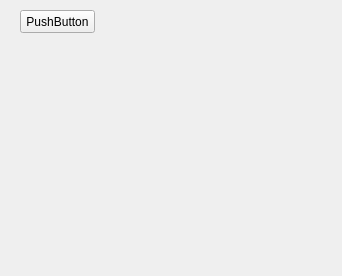
<?xml version="1.0" encoding="UTF-8"?>
<ui version="4.0">
 <class>Widget</class>
 <widget class="QWidget" name="Widget">
  <property name="geometry">
   <rect>
    <x>0</x>
    <y>0</y>
    <width>342</width>
    <height>276</height>
   </rect>
  </property>
  <property name="windowTitle">
   <string>Widget</string>
  </property>
  <widget class="QPushButton" name="pushButton">
   <property name="geometry">
    <rect>
     <x>20</x>
     <y>10</y>
     <width>75</width>
     <height>23</height>
    </rect>
   </property>
   <property name="text">
    <string>PushButton</string>
   </property>
  </widget>
 </widget>
 <resources/>
 <connections/>
</ui>
